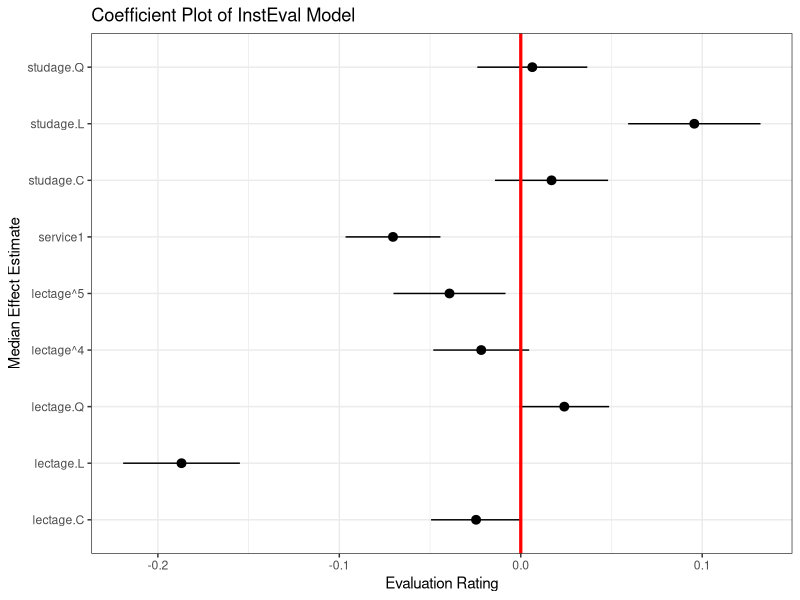
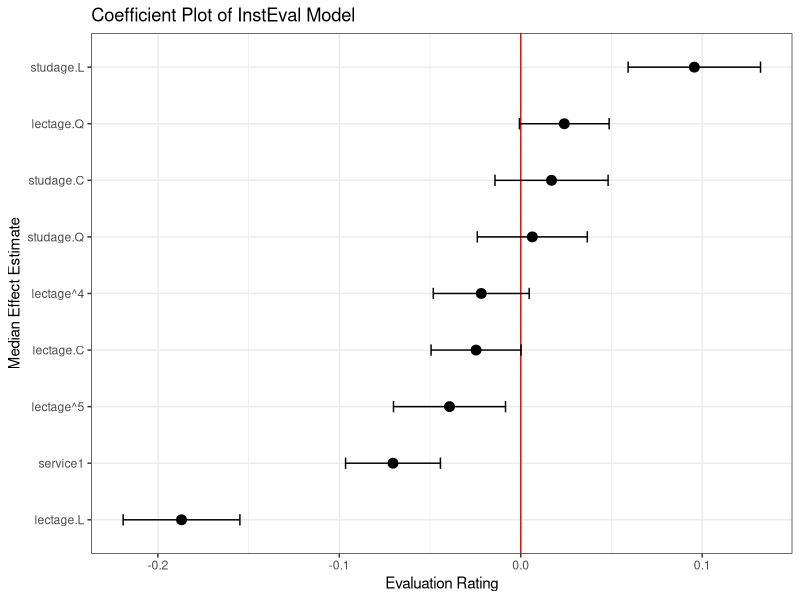
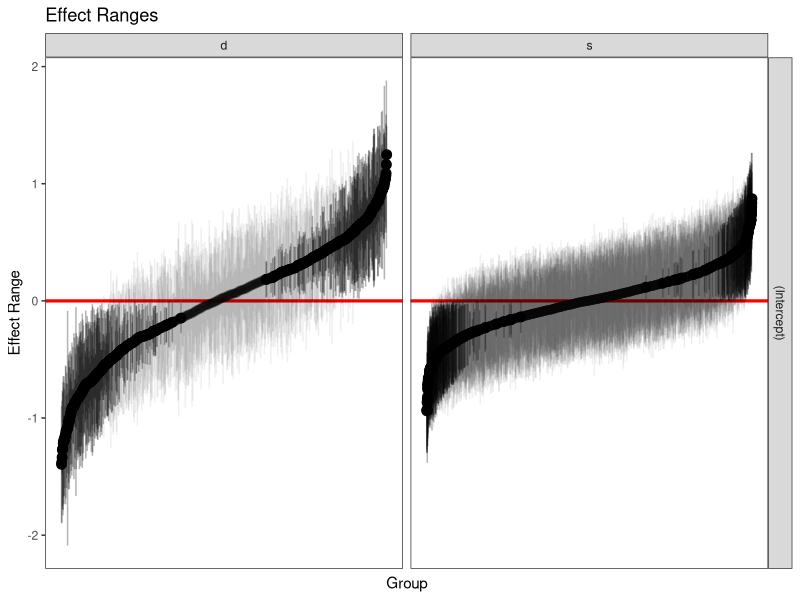

R code for these plots, in order: (Note: this script raises an error after producing the figures.)
## ---- chunk 1
knitr::opts_chunk$set(
  cache=FALSE,
  comment="#>",
  collapse=TRUE, 
  echo=TRUE, 
  fig.width = 7
)
library(knitr); library(merTools)
## ---- chunk 2
library(lme4)
head(InstEval)
str(InstEval)
## ---- chunk 3
m1 <- lmer(y ~ service + lectage + studage + (1|d) + (1|s), data=InstEval)
## ---- chunk 4
library(merTools)
fastdisp(m1)
## ---- chunk 5
feEx <- FEsim(m1, 1000)
cbind(feEx[,1] , round(feEx[, 2:4], 3))
## ---- chunk 6
library(ggplot2)
ggplot(feEx[feEx$term!= "(Intercept)", ]) + 
  aes(x = term, ymin = median - 1.96 * sd, 
      ymax = median + 1.96 * sd, y = median) + 
  geom_pointrange() + 
  geom_hline(yintercept = 0, size = I(1.1), color = I("red")) + 
  coord_flip() + 
  theme_bw() + labs(title = "Coefficient Plot of InstEval Model", 
                    x = "Median Effect Estimate", y = "Evaluation Rating")
## ---- chunk 7
plotFEsim(feEx) + 
  theme_bw() + labs(title = "Coefficient Plot of InstEval Model", 
                    x = "Median Effect Estimate", y = "Evaluation Rating")

## ---- chunk 8
reEx <- REsim(m1)
head(reEx)
## ---- chunk 9
table(reEx$term)
table(reEx$groupFctr)
## ---- chunk 10
p1 <- plotREsim(reEx)
p1
## ---- chunk 11
example1 <- draw(m1, type = 'random')
head(example1)
## ---- chunk 12
# predict it
predict(m1, newdata = example1)
# change values
example1$service <- "1"
predict(m1, newdata = example1)
## ---- chunk 13
example2 <- wiggle(example1, var = "lectage", 
          values = c("1", "2", "3", "4", "5", "6"))

example2
## ---- chunk 14
example2$yhat <- predict(m1, newdata = example2)

ggplot(example2, aes(x = lectage, y = yhat)) + geom_line(aes(group = 1)) + 
  theme_bw() + ylim(c(1, 5)) +
  geom_hline(yintercept = mean(InstEval$y), linetype = 2) + 
  geom_hline(yintercept = mean(InstEval$y) + sd(InstEval$y), linetype = 3) + 
  geom_hline(yintercept = mean(InstEval$y) - sd(InstEval$y), linetype = 3)

## ---- chunk 15
example3 <- draw(m1, type = 'average')
example3
## ---- chunk 16
example3 <- wiggle(example1, var = "service", 
          values = c("0", "1"))
example3$yhat <- predict(m1, newdata = example3)

ggplot(example3, aes(x = service, y = yhat)) + geom_line(aes(group = 1)) + 
  theme_bw() + ylim(c(1, 5)) +
  geom_hline(yintercept = mean(InstEval$y), linetype = 2) + 
  geom_hline(yintercept = mean(InstEval$y) + sd(InstEval$y), linetype = 3) + 
  geom_hline(yintercept = mean(InstEval$y) - sd(InstEval$y), linetype = 3)

## ---- chunk 17
REquantile(m1, quantile = 0.25, groupFctr = "s")
REquantile(m1, quantile = 0.25, groupFctr = "d")
## ---- chunk 18
example4 <- draw(m1, type = 'average')
example4 <- wiggle(example4, var = "s", 
                      REquantile(m1, quantile = seq(0.1, 0.9, .1), 
                                 groupFctr = "s"))

example4$yhat <- predict(m1, newdata = example4)

ggplot(example4, aes(x = reorder(s, -yhat), y = yhat)) + 
  geom_line(aes(group = 1)) + 
  theme_bw() + ylim(c(1, 5)) +
  geom_hline(yintercept = mean(InstEval$y), linetype = 2) + 
  geom_hline(yintercept = mean(InstEval$y) + sd(InstEval$y), linetype = 3) + 
  geom_hline(yintercept = mean(InstEval$y) - sd(InstEval$y), linetype = 3)
## ---- chunk 19
subExample <- list(studage = "2", lectage = "4")
example5 <- draw(m1, type = 'average', varList = subExample)
example5
## ---- chunk 20
data(VerbAgg)
m2 <- glmer(r2 ~ Anger + Gender + btype + situ +
                (1|id) + (1 + Gender|item), family = binomial, 
              data = VerbAgg)

example6 <- draw(m2, type = 'average', varList = list("id" = "149"))
example6$btype <- "scold"
example6$situ <- "self"


tempdf <- wiggle(example6, var = "Gender", c("M", "F"))
tempdf <- wiggle(tempdf, var = "item", 
                    unique(VerbAgg$item))
tempdf$yhat <- predict(m2, newdata = tempdf, type = "response")

ggplot(tempdf, aes(x = item, y = yhat, group = Gender)) + 
  geom_line(aes(color = Gender))+ 
  theme_bw() + ylim(c(0, 1)) + 
  theme(axis.text.x = element_text(angle = 20, hjust=1), 
        legend.position = "bottom") + labs(x = "Item", y = "Probability")

## ---- chunk 21
exampPreds <- predictInterval(m2, newdata = tempdf, 
                              type = "probability", level = 0.8)

tempdf <- cbind(tempdf, exampPreds)

ggplot(tempdf, aes(x = item, y = fit, ymin = lwr, ymax = upr, 
                   group = Gender)) + 
  geom_ribbon(aes(fill = Gender), alpha = I(0.2), color = I("black"))+ 
  theme_bw() + ylim(c(0, 1)) + 
  theme(axis.text.x = element_text(angle = 20), 
        legend.position = "bottom")+ labs(x = "Item", y = "Probability")
## ---- chunk 22
exampPreds <- predictInterval(m2, newdata = tempdf, 
                              type = "probability", 
                              include.resid.var = FALSE, level = 0.8)
tempdf <- cbind(tempdf[, 1:8], exampPreds)

ggplot(tempdf, aes(x = item, y = fit, ymin = lwr, ymax = upr, 
                   group = Gender)) + 
  geom_ribbon(aes(fill = Gender), alpha = I(0.2), color = I("black"))+ 
  geom_line(aes(color = Gender)) + 
  theme_bw() + ylim(c(0, 1)) + 
  theme(axis.text.x = element_text(angle = 20), 
        legend.position = "bottom") + labs(x = "Item", y = "Probability")
